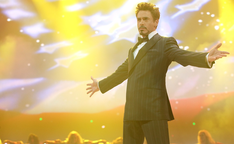
#> input picture Kr 1/iron_man.bmp, 234 x 144 px, shrunk from 1280 x 785 before the run
$ python 1.py iron_man.bmp out.png 5
#> lines starting #> are read from the running program, lines starting #| are printed output that depends on the picture
'''
Поворот на угол альфа
'''

import sys
from PIL import Image
import math

# rotating a vector to point
def rotate(vector, theta):
    return [vector[0] * math.cos(theta) + vector[1] * math.sin(theta), vector[0] * (-math.sin(theta)) + vector[1] * math.cos(theta)]

# function to rotate an image
def photo_rotating(im_, theta):
#> called with im_ = 'iron_man.bmp', theta = 0.0873
    im = Image.open(im_)
#> im is the input picture: PIL image 234x144 RGB; mean R, G, B 206.5, 181.5, 119
    x, y = im.size
#> x = 234; y = 144
    px = im.load()

    # image vertex coordinates
    l_up = [0, 0]
    l_down = [0, y]
#> l_down = [0, 144]
    r_up = [x, 0]
#> r_up = [234, 0]
    r_down = [x, y]
#> r_down = [234, 144]

    # new image vertex coordinates
    rotated_l_up = rotate(l_up, theta)
    rotated_l_down = rotate(l_down, theta)
#> rotated_l_down = [12.55, 143.5]
    rotated_r_up = rotate(r_up, theta)
#> rotated_r_up = [233.1, -20.39]
    rotated_r_down = rotate(r_down, theta)
#> rotated_r_down = [245.7, 123.1]

    min_x = min(rotated_l_up[0], rotated_l_down[0], rotated_r_up[0], rotated_r_down[0])
#> min_x = 0
    min_y = min(rotated_l_up[1], rotated_l_down[1], rotated_r_up[1], rotated_r_down[1])

    max_x = max(rotated_l_up[0], rotated_l_down[0], rotated_r_up[0], rotated_r_down[0])
    max_y = max(rotated_l_up[1], rotated_l_down[1], rotated_r_up[1], rotated_r_down[1])


    # size new image
    w = round(max_x - min_x) + 1
    h = round(max_y - min_y) + 1

    new_00 = [-min_x, -min_y]

    im2 = Image.new("RGB", (w + 1, h + 1), (0, 0, 0))
#> im2: PIL image 248x166 RGB; every value is 0
    px2 = im2.load()

    # rotate image
    for i in range(x):
        for j in range(y):
            vector = rotate([i,j], theta)
            [i_new, j_new] = [new_00[0] + vector[0], new_00[1] + vector[1]]
            r = px[i, j][0]
            g = px[i, j][1]
            b = px[i, j][2]
            px2[round(i_new), round(j_new)] = r, g, b

    im2.save(sys.argv[2])
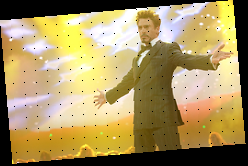
#> saved as out.png: PIL image 248x166 RGB; mean R, G, B 167.9, 147.5, 96.7


def main():
    theta = math.radians(int(sys.argv[3]))
    photo_rotating(sys.argv[1], theta)


if __name__ == "__main__":
    main()
